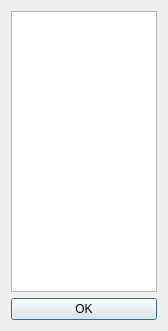
<?xml version="1.0" encoding="UTF-8"?>
<ui version="4.0">
 <class>CameraViewDialog</class>
 <widget class="QDialog" name="CameraViewDialog">
  <property name="geometry">
   <rect>
    <x>0</x>
    <y>0</y>
    <width>168</width>
    <height>331</height>
   </rect>
  </property>
  <property name="windowTitle">
   <string>CameraViewDialog</string>
  </property>
  <layout class="QVBoxLayout" name="verticalLayout">
   <item>
    <widget class="QListWidget" name="cameraList">
     <property name="alternatingRowColors">
      <bool>true</bool>
     </property>
    </widget>
   </item>
   <item>
    <widget class="QPushButton" name="OKButton">
     <property name="text">
      <string>OK</string>
     </property>
    </widget>
   </item>
  </layout>
 </widget>
 <resources/>
 <connections>
  <connection>
   <sender>OKButton</sender>
   <signal>clicked()</signal>
   <receiver>CameraViewDialog</receiver>
   <slot>accept()</slot>
   <hints>
    <hint type="sourcelabel">
     <x>115</x>
     <y>407</y>
    </hint>
    <hint type="destinationlabel">
     <x>115</x>
     <y>214</y>
    </hint>
   </hints>
  </connection>
 </connections>
</ui>
